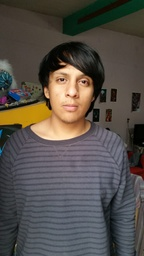
#> input picture te/Test.jpeg, 144 x 256 px, shrunk from 720 x 1280 before the run; its folder holds only this picture in this run
$ python -i HarrisFrame.py   (imports and definitions only)   (older library calls are emulated)
#> lines starting #> are read from the running program, lines starting #| are printed output that depends on the picture
from tkinter import *
from tkinter import ttk,filedialog
import cv2, math, pywt
import numpy as np
from operator import itemgetter
from skimage.transform import warp, AffineTransform
from matplotlib import pyplot as plt


# [3 lines not run here, left out]

#Variables
img_left_clr=None
win_size = 50
max_iters = 1000
epsilon = 100
verbose = True
CANTIDADMATCH = None


#Métodos de ejecución.

# [162 lines left out: functions ransac, mops, get_matches, read_image, not called in this run]

def harris(img, sigma=1, threshold=0.01):
    height, width = img.shape
    shape = (height, width)
    # Calculate the dx,dy gradients of the image (np.gradient doesnt work)
    dx = cv2.Sobel(img, cv2.CV_64F,1,0,ksize=5)
    dy = cv2.Sobel(img, cv2.CV_64F,0,1,ksize=5)
    # Get angle for rotation
    _, ang = cv2.cartToPolar(dx, dy, angleInDegrees=True)
    # Square the derivatives (A,B,C of H) and apply apply gaussian filters to each
    sigma = (sigma, sigma)
    Ixx = cv2.GaussianBlur(dx * dx, sigma, 0)
    Ixy = cv2.GaussianBlur(dx * dy, sigma, 0)
    Iyy = cv2.GaussianBlur(dy * dy, sigma, 0)
    H = np.array([[Ixx, Ixy], [Ixy, Iyy]])
    # Find the determinate
    num = (H[0, 0] * H[1, 1]) - (H[0, 1] * H[1, 0])
    # Find the trace
    denom = H[0,0] + H[1,1]
    # [5 lines of commented-out code are left out]
    R = np.nan_to_num(num / denom)
    #np.seterr(divide='ignore', invalid='ignore')

    # Adaptive non-maximum suppression, keep the top 1% of values and remove non-maximum points in a 9x9 neighbourhood
    R_flat = R[:].flatten()
    # Get number of values in top threshold %
    N = int(len(R_flat) * threshold)
    # Get values in top threshold %
    top_k_percentile = np.partition(R_flat, -N)[-N:]
    # Find lowest value in top threshold %
    minimum = np.min(top_k_percentile)
    # Set all values less than this to 0
    R[R < minimum] = 0
    # Set non-maximum points in an SxS neighbourhood to 0
    s = 9
    for h in range(R.shape[0] - s):
        for w in range(R.shape[1] - s):
            maximum = np.max(R[h:h+s+1, w:w+s+1])
            for i in range(h, h+s+1):
                for j in range(w, w+s+1):
                    if R[i, j] != maximum:
                        R[i, j] = 0

    # Return harris corners in [H, W, R] format
    features = list(np.where(R > 0))
    features.append(ang[np.where(R > 0)])
    corners = zip(*features)
    return list(corners)

# [120 lines left out: functions draw_corners, draw_matches, translate, scale, rotate, openImage and 4 more, not called in this run]


#-------------------> Elementos de la vista
# [1 line that did not run here, left out]
# [1 line not run here, left out]

# [1 line that did not run here, left out]
# [1 line not run here, left out]
# [1 line that did not run here, left out]
# [1 line not run here, left out]
# [1 line that did not run here, left out]
# [1 line not run here, left out]

# [1 line that did not run here, left out]
# [1 line not run here, left out]
# [1 line that did not run here, left out]
# [1 line not run here, left out]


# [1 line that did not run here, left out]
# [1 line not run here, left out]
# [1 line that did not run here, left out]
# [1 line not run here, left out]

# [1 line that did not run here, left out]
# [1 line not run here, left out]
# [1 line that did not run here, left out]
# [5 lines not run here, left out]

>>> import cv2
>>> picture = cv2.imread('te/Test.jpeg', cv2.IMREAD_GRAYSCALE)
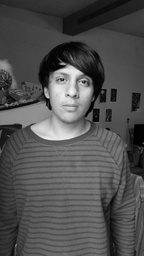
#> picture: shape (256, 144); min 0, max 248, mean 80.2
>>> result = harris(picture)
#> in harris, `dx = cv2.Sobel(img, cv2.CV_64F,1,0,ksize=5)`:
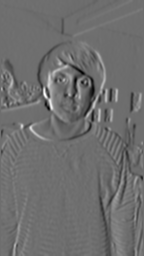
#> dx: shape (256, 144) float64; min -5570, max 7273, mean 3; drawn with min black and max white
#> in harris, `dy = cv2.Sobel(img, cv2.CV_64F,0,1,ksize=5)`:
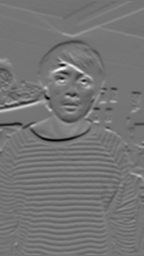
#> dy: shape (256, 144) float64; min -7342, max 8675, mean 18.9; drawn with min black and max white
#> in harris, `_, ang = cv2.cartToPolar(dx, dy, angleInDegrees=True)`:
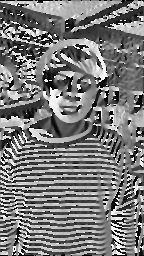
#> ang: shape (256, 144) float64; min 0, max 359.9, mean 172.5; drawn with min black and max white
#> in harris, `Ixx = cv2.GaussianBlur(dx * dx, sigma, 0)`:
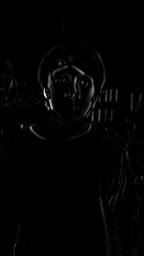
#> Ixx: shape (256, 144) float64; min 0, max 52896529, mean 591687.2; drawn with min black and max white
#> in harris, `Ixy = cv2.GaussianBlur(dx * dy, sigma, 0)`:
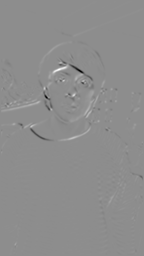
#> Ixy: shape (256, 144) float64; min -35612280, max 28585557, mean 16999.2; drawn with min black and max white
#> in harris, `Iyy = cv2.GaussianBlur(dy * dy, sigma, 0)`:
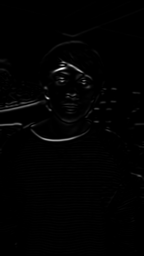
#> Iyy: shape (256, 144) float64; min 0, max 75255625, mean 785868.7; drawn with min black and max white
#> in harris, `num = (H[0, 0] * H[1, 1]) - (H[0, 1] * H[1, 0])`: num: shape (256, 144) float64; every value is 0
#> in harris, `N = int(len(R_flat) * threshold)`: N = 368
#> in harris, `top_k_percentile = np.partition(R_flat, -N)[-N:]`: top_k_percentile = 368 values from 0 to 0
#> in harris, `minimum = np.min(top_k_percentile)`: minimum = 0
#> in harris, `features = list(np.where(R > 0))`: features = [empty array, empty array]
#> result = []

$ run again, on te/ojo.jpeg
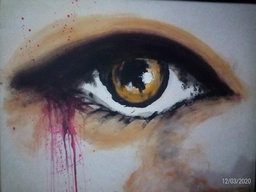
#> input picture te/ojo.jpeg, 256 x 192 px, shrunk from 1152 x 864 before the run
#> in harris, `Ixy = cv2.GaussianBlur(dx * dy, sigma, 0)`:
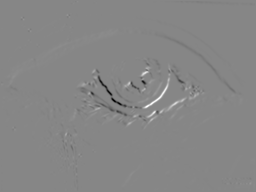
#> Ixy: shape (192, 256) float64; min -32186637, max 28823220, mean -20020.3; drawn with min black and max white
#> in harris, `Iyy = cv2.GaussianBlur(dy * dy, sigma, 0)`:
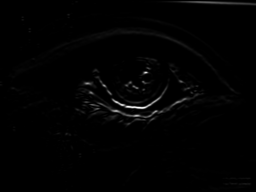
#> Iyy: shape (192, 256) float64; min 0, max 69372241, mean 679134; drawn with min black and max white
#> num: shape (192, 256) float64; every value is 0
#> N = 491
#> top_k_percentile = 491 values from 0 to 0
#> minimum = 0
#> features = [empty array, empty array]
#> result = []
